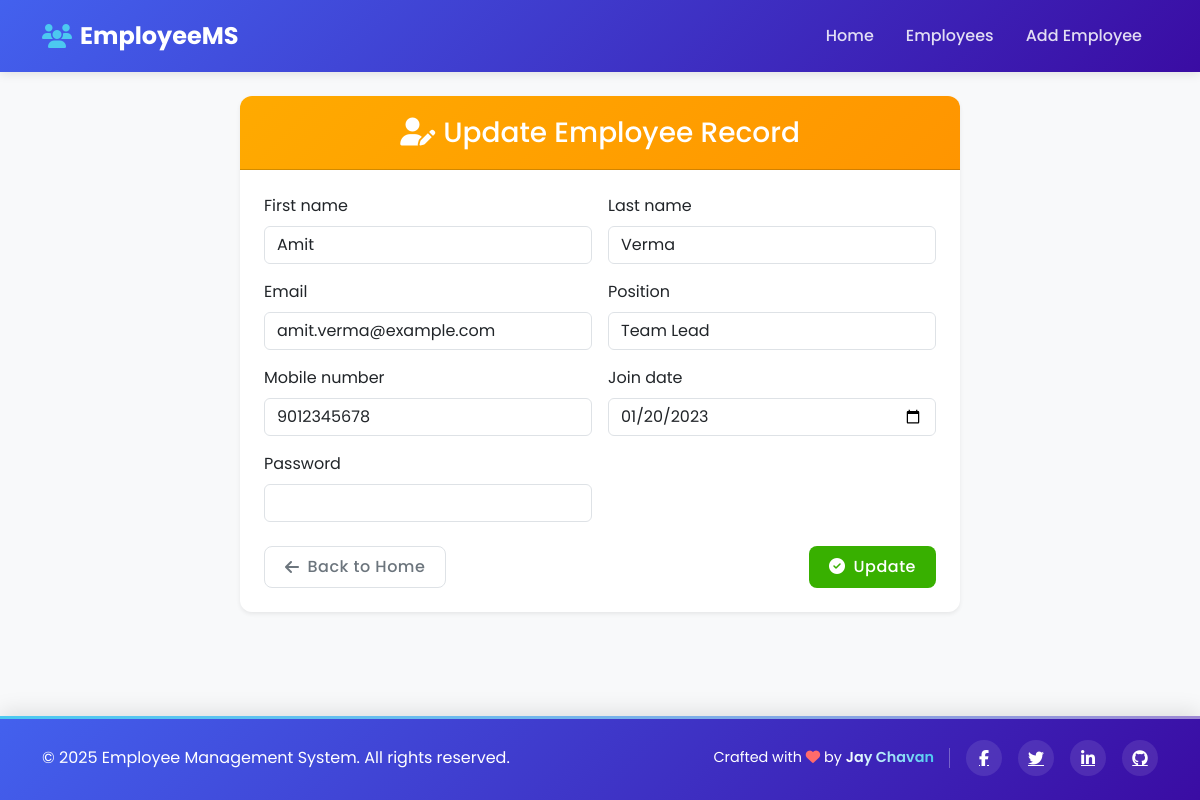
The page /update/3/ on the database its author committed.
### App/models.py (models this page shows, shortened)
class Employee(models.Model):
    first_name = models.CharField(max_length=50)
    last_name = models.CharField(max_length=50)
    email = models.EmailField(unique=True)
    position = models.CharField(max_length=100)
    mobile_number = models.CharField(max_length=15)
    join_date = models.DateField()
    password = models.CharField(max_length=128, null=True)

### App/views.py (the view)
# urls.py: path('update/<int:id>/', views.Update_Record, name='update'),
def Update_Record(request, id):
    data = Employee.objects.get(pk=id)
    if request.method == 'POST':
        form = EmployeeForm(request.POST, instance=data)
        if form.is_valid():
            form.save()
            return redirect('/')  # Redirect to details page after update
    else:
        form = EmployeeForm(instance=data)
    context = {'form': form}
    return render(request, 'update.html', context)

### App/forms.py
class EmployeeForm(forms.ModelForm):
    class Meta:
        model = Employee
        fields = '__all__'
        widgets = {
            'first_name': forms.TextInput(attrs={'class': 'form-control'}),
            'last_name': forms.TextInput(attrs={'class': 'form-control'}),
            'email': forms.EmailInput(attrs={'class': 'form-control'}),
            'position': forms.TextInput(attrs={'class': 'form-control'}),
            'mobile_number': forms.TextInput(attrs={'class': 'form-control'}),
            'join_date': forms.DateInput(attrs={'class': 'form-control', 'type': 'date'}),
            'password': forms.PasswordInput(attrs={'class': 'form-control'}),
        }

### App/templates/update.html (shortened to what this page needs)
{% extends 'base.html' %}
{% block content %}
<div class="container animate__animated animate__fadeIn">
  <div class="row justify-content-center">
    <div class="col-lg-8">
      <div class="card shadow-sm animate__animated animate__fadeInUp">
        <div class="card-header bg-warning text-white">
          <h3 class="mb-0 text-center"><i class="fas fa-user-edit me-2"></i>Update Employee Record</h3>
        </div>
        <div class="card-body p-4">
          <form method="post" class="needs-validation confirm-update" novalidate>
            <div class="row g-3">
              {% for field in form %}
              <div class="col-md-6">
                <label for="{{ field.id_for_label }}" class="form-label">{{ field.label }}</label>
                {{ field }}
              </div>
              {% endfor %}
            </div>
            <div class="d-flex justify-content-between mt-4">
              <a href="{% url 'homepage' %}" class="btn btn-outline-secondary btn-action">
                <i class="fas fa-arrow-left me-2"></i>Back to Home
              </a>
              <button type="submit" class="btn btn-success btn-action">
                <span class="submit-text"><i class="fas fa-check-circle me-2"></i>Update</span>
              </button>
            </div>
          </form>
        </div>
      </div>
    </div>
  </div>
</div>
{% endblock %}

### App/templates/base.html (style rules this page uses)
:root { --primary-color: #4361ee; --primary-light: #e6e9ff; --secondary-color: #3a0ca3; --accent-color: #4cc9f0; --success-color: #38b000; --warning-color: #ffaa00; --danger-color: #ef233c; --light-bg: #f8f9fa; --dark-color: #212529; --text-color: #495057; --border-radius: 12px; --box-shadow: 0 10px 30px rgba(0, 0, 0, 0.08); --transition: all 0.3s cubic-bezier(0.25, 0.8, 0.25, 1); }
body { background-color: var(--light-bg); font-family: 'Poppins', sans-serif; color: var(--text-color); min-height: 100vh; display: flex; flex-direction: column; }
.card { transition: var(--transition); border: none; border-radius: var(--border-radius); overflow: hidden; box-shadow: var(--box-shadow); margin-bottom: 1.5rem; background-color: white; }
.card-header { font-weight: 600; padding: 1.25rem 1.5rem; background: linear-gradient(135deg, var(--primary-color), var(--secondary-color)); color: white; }
.btn { font-weight: 500; padding: 0.5rem 1.25rem; border-radius: 8px; transition: var(--transition); letter-spacing: 0.5px; position: relative; overflow: hidden; z-index: 1; border: none; }
.btn::after { content: ''; position: absolute; top: 50%; left: 50%; width: 5px; height: 5px; background: rgba(255, 255, 255, 0.5); opacity: 0; border-radius: 100%; transform: scale(1, 1) translate(-50%, -50%); transform-origin: 50% 50%; }
.btn-action { transition: var(--transition); display: inline-flex; align-items: center; justify-content: center; }
.btn-success { background-color: var(--success-color); color: white; }
.btn-outline-secondary { border: 1px solid #dee2e6; }

### App/templates/update.html (style rules this page uses)
.card-header.bg-warning { background: linear-gradient(135deg, #ffaa00, #ff9500) !important; }

### rows shown on the page
Employee: form "Amit" "Verma" "amit.verma@example.com" "Team Lead" "9012345678" "01/20/2023"

### other values the page prints
{{ field.label }} "First name" "Last name" "Email" "Position" "Mobile number" "Join date" "Password"
